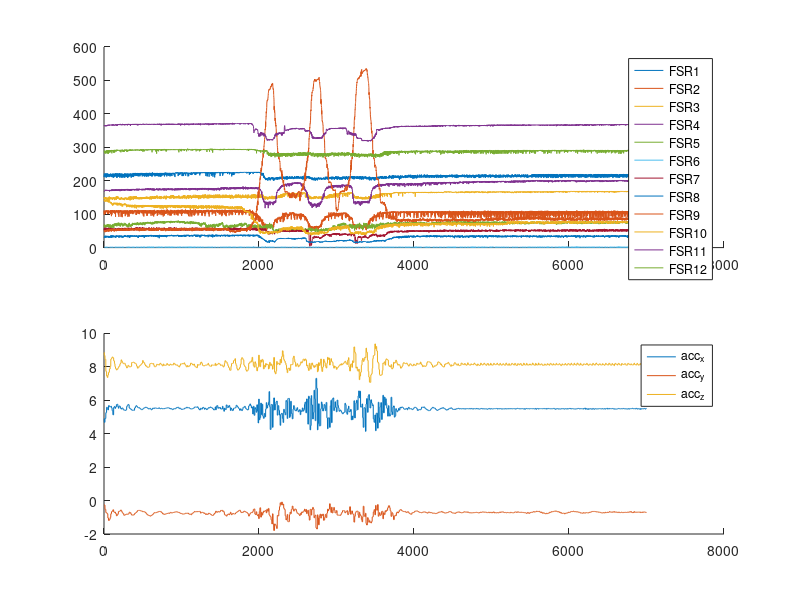

Write MATLAB code to recreate this figure.
%import data: change file name as needed
data = csvread('test02.csv');

%change to 1 if you want truncated data to be exported 
export = 0; 

%change export file name 
filename = 'test52.csv';

%add indices to the data to make truncation easier
index = [1:length(data)];
data(:,1) = index;

%change the indices as needed to truncate the data. 
data = data(:,:); 


%DO NOT NEED TO CHANGE ANYTHING BELOW 

%gather data into individual variables
index = data(:,1);
time = data(:,2);
fsr1 = data(:,3);
fsr2 = data(:,4);
fsr3 = data(:,5);
fsr4 = data(:,6);
fsr5 = data(:,7);
fsr6 = data(:,8);
fsr7 = data(:,9);
fsr8 = data(:,10);
fsr9 = data(:,11);
fsr10 = data(:,12);
fsr11 = data(:,13);
fsr12 = data(:,14);
acc_x = data(:,15);
acc_y = data(:,16);
acc_z = data(:,17);

%plot fsr data
subplot(2,1,1)
hold on;
plot(index, fsr1);
plot(index, fsr2);
plot(index, fsr3);
plot(index, fsr4);
plot(index, fsr5);
plot(index, fsr6);
plot(index, fsr7);
plot(index, fsr8);
plot(index, fsr9);
plot(index, fsr10);
plot(index, fsr11);
plot(index, fsr12);
legend('FSR1', 'FSR2', 'FSR3', 'FSR4', 'FSR5', 'FSR6', 'FSR7', 'FSR8', 'FSR9', 'FSR10', 'FSR11', 'FSR12');
hold off;

subplot(2,1,2);
hold on;
plot(index, acc_x);
plot(index, acc_y);
plot(index, acc_z);
legend('acc_x', 'acc_y', 'acc_z');
hold off;

if export == 1
    writematrix(data, filename);
end
